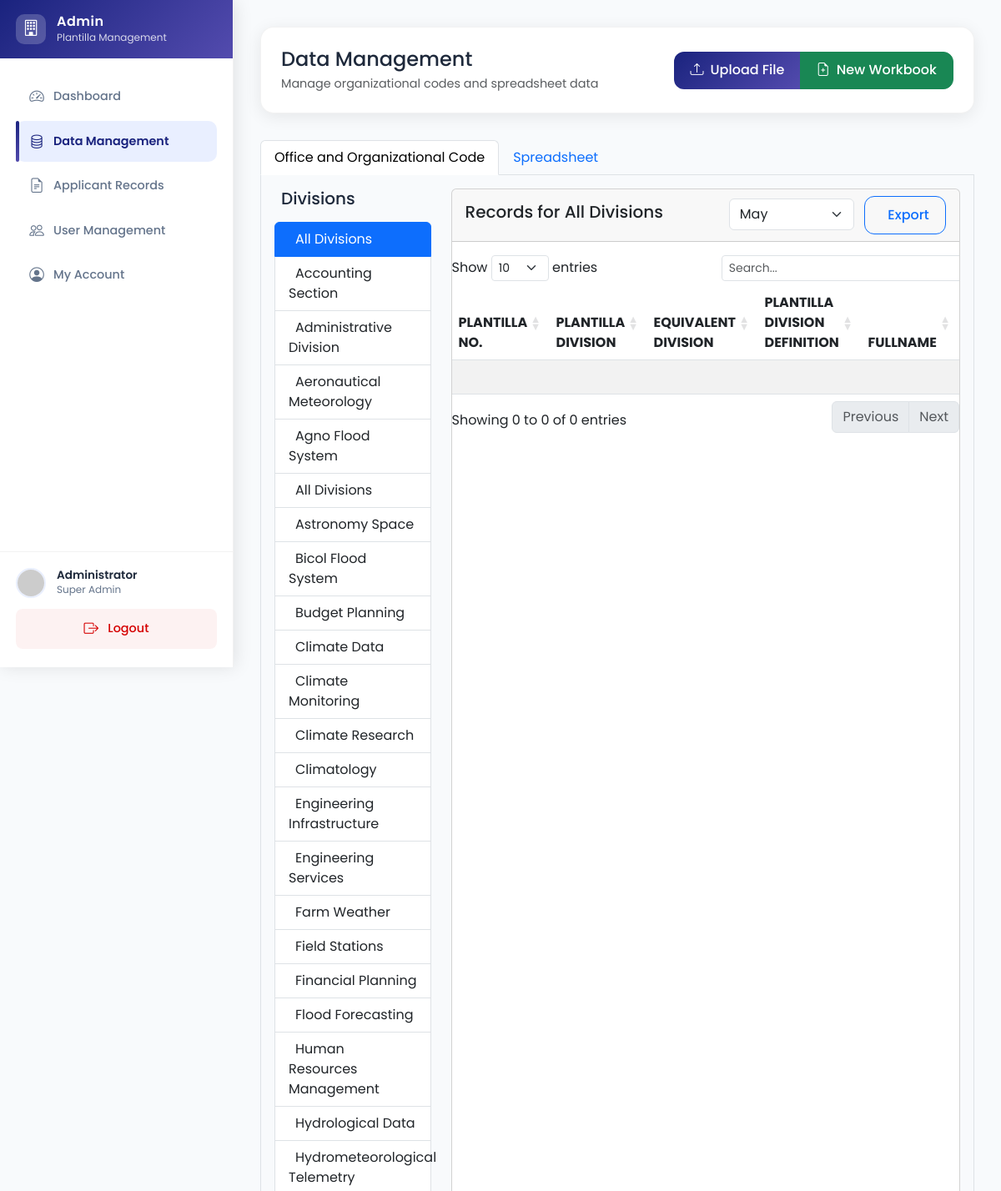
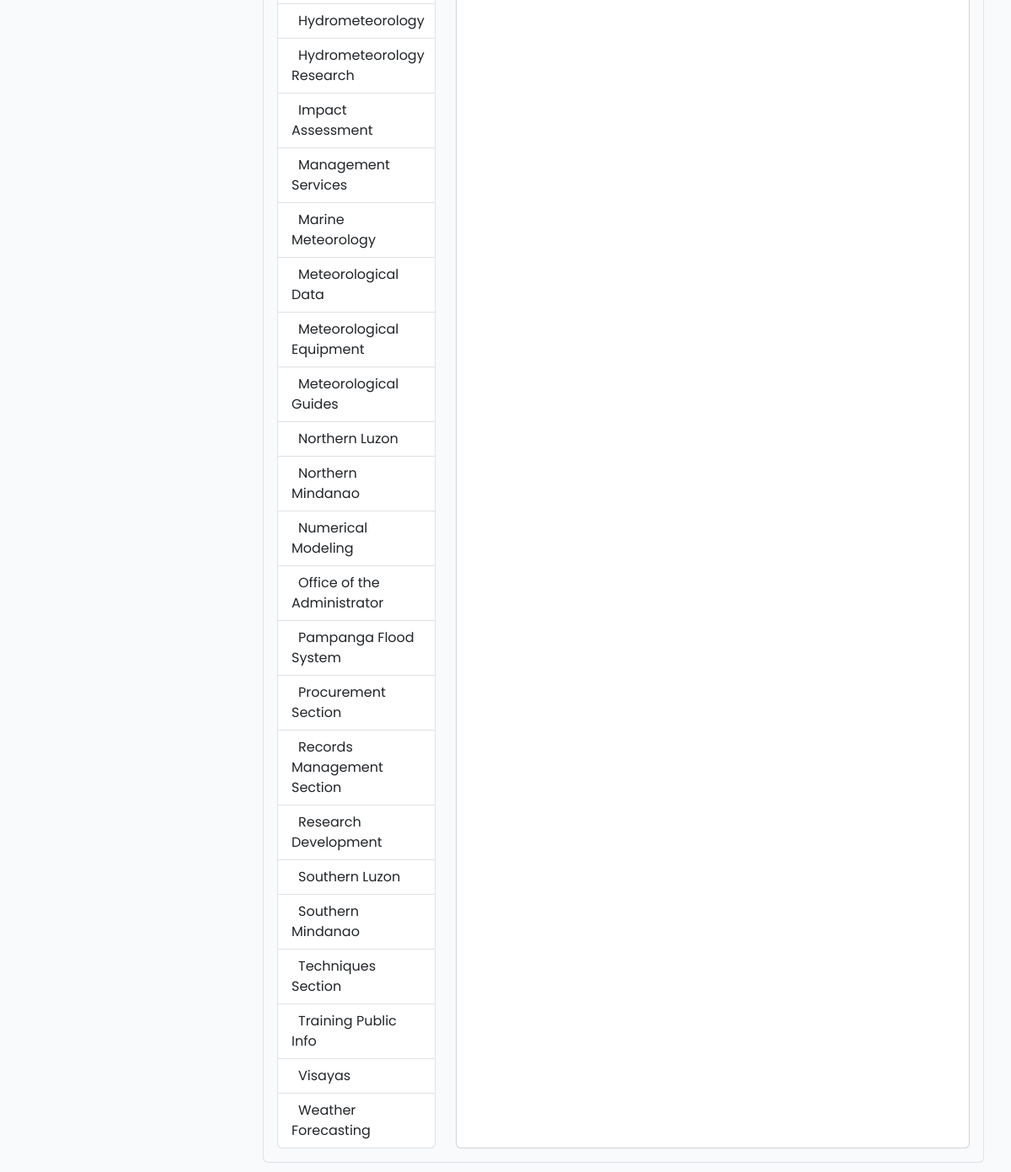
The app's page /admin/data_management.php (signed in) with its own data (2 pictures, top to bottom).
### tables this page shows
CREATE TABLE `divisions` (
  `id` int(11) NOT NULL,
  `code` varchar(20) NOT NULL,
  `name` varchar(255) NOT NULL,
  `description` text DEFAULT NULL,
  `status` enum('active','inactive') NOT NULL DEFAULT 'active',
  `created_by` int(11) DEFAULT NULL,
  `updated_by` int(11) DEFAULT NULL,
  `created_at` timestamp NOT NULL DEFAULT current_timestamp(),
  `updated_at` timestamp NOT NULL DEFAULT current_timestamp() ON UPDATE current_timestamp()
);

### admin/data_management.php (the view, shortened to what this page needs)
<?php
$selected_division = isset($_GET['division']) ? (int)$_GET['division'] : 0;
?>
<!DOCTYPE html>
<html lang="en">
<head>
    <link href="https://cdn.jsdelivr.net/npm/bootstrap@5.3.0/dist/css/bootstrap.min.css" rel="stylesheet">
    <link rel="stylesheet" href="https://cdn.jsdelivr.net/npm/bootstrap-icons@1.11.0/font/bootstrap-icons.css">
    <link href="https://cdn.datatables.net/1.13.6/css/dataTables.bootstrap5.min.css" rel="stylesheet">
    <link rel="stylesheet" href="../assets/css/styles.css">
    <link rel="stylesheet" href="https://cdn.jsdelivr.net/npm/sweetalert2@11.7.32/dist/sweetalert2.min.css">
  <?php include '../assets/css/user_management.php'; ?>
</head>
<body>
    <div class="sidebar" id="sidebar">
        <div class="sidebar-header">
            <div class="logo">
                <i class="bi bi-building"></i>
            </div>
            <div class="title">
                <h4>Admin</h4>
                <p>Plantilla Management</p>
            </div>
        </div>
        <div class="sidebar-content">
            <ul class="nav flex-column">
                <li class="nav-item">
                    <a class="nav-link" href="dashboard.php">
                        <i class="bi bi-speedometer2"></i>
                        <span>Dashboard</span>
                    </a>
                </li>
                <li class="nav-item">
                    <a class="nav-link active" href="data_management.php">
                        <i class="bi bi-database"></i>
                        <span>Data Management</span>
                    </a>
                </li>
                <li class="nav-item">
                    <a class="nav-link" href="applicant_records.php">
                        <i class="bi bi-file-earmark-text"></i>
                        <span>Applicant Records</span>
                    </a>
                </li>
                <li class="nav-item">
                    <a class="nav-link" href="user_management.php">
                        <i class="bi bi-people"></i>
                        <span>User Management</span>
                    </a>
                </li>
                <li class="nav-item">
                    <a class="nav-link" href="my_account.php">
                        <i class="bi bi-person-circle"></i>
                        <span>My Account</span>
                    </a>
                </li>
            </ul>
        </div>
        <div class="sidebar-footer">
            <div class="user-info">
                <img src="https://ui-avatars.com/api/?name=Admin&background=2962FF&color=fff" alt="Admin">
                <div class="user-details">
                    <h6>Administrator</h6>
                    <p>Super Admin</p>
                </div>
            </div>
            <div class="logout-btn">
            <a class="nav-link" onclick="return confirm('Are you sure you want to logout?')" href="logout.php">
                    <i class="bi bi-box-arrow-right"></i>
                    <span>Logout</span>
                </a>
            </div>
        </div>
    </div>
    <div class="main-content">
        <div class="dashboard-header">
            <div class="d-flex justify-content-between align-items-center">
                <div>
                    <h2 class="mb-1">Data Management</h2>
                    <p class="text-muted mb-0">Manage organizational codes and spreadsheet data</p>
                </div>
                <div class="btn-group">
                    <button class="btn btn-primary" data-bs-toggle="modal" data-bs-target="#uploadModal">
                        <i class="bi bi-upload me-2"></i>Upload File
                    </button>
                    <button class="btn btn-success" id="newWorkbookBtn">
                        <i class="bi bi-file-earmark-plus me-2"></i>New Workbook
                    </button>
                </div>
            </div>
        </div>
        <ul class="nav nav-tabs mt-3" id="dataManagementTabs" role="tablist">
            <li class="nav-item" role="presentation">
                <button class="nav-link active" id="office-tab" data-bs-toggle="tab" data-bs-target="#office" type="button" role="tab">
                    Office and Organizational Code
                </button>
            </li>
            <li class="nav-item" role="presentation">
                <button class="nav-link" id="spreadsheet-tab" data-bs-toggle="tab" data-bs-target="#spreadsheet" type="button" role="tab">
                    Spreadsheet
                </button>
            </li>
        </ul>
        <div class="tab-content p-3 border border-top-0 rounded-bottom" id="dataManagementTabsContent">
            <div class="tab-pane fade show active" id="office" role="tabpanel">
                <div class="row">
                    <div class="col-md-3 division-list">
                        <h5 class="mb-3"><i class="fas fa-sitemap me-2"></i>Divisions</h5>
                        <div class="list-group">
                            <?php
                            $divisions_result = $conn->query("SELECT * FROM divisions ORDER BY name");
                            $all_divisions = [];
                            while ($row = $divisions_result->fetch_assoc()) {
                                $all_divisions[] = $row;
                            }
                            ?>
                            <a href="?division=0"
                               class="list-group-item list-group-item-action division-item <?= $selected_division == 0 ? 'active' : '' ?>"
                               data-division-id="0">
                                <i class="fas fa-layer-group me-2"></i>All Divisions
                            </a>
                            <?php foreach ($all_divisions as $division): ?>
                            <a href="?division=<?= $division['id'] ?>"
                               class="list-group-item list-group-item-action division-item <?= $selected_division == $division['id'] ? 'active' : '' ?>"
                               data-division-id="<?= $division['id'] ?>">
                                <i class="fas fa-building me-2"></i><?= htmlspecialchars($division['name']) ?>
                            </a>
                            <?php endforeach; ?>
                        </div>
                    </div>
                    <div class="col-md-9">
                        <div class="card h-100">
                            <div class="card-header d-flex justify-content-between align-items-center mb-3">
                                <h5>Records for <?= $selected_division == 0 ? 'All Divisions' : getDivisionName($selected_division) ?></h5>
                                <div>
                                    <select id="monthFilter" class="form-select me-2" style="width: 150px; display: inline-block;">
                                        <?php
                                        $months = ['January', 'February', 'March', 'April', 'May', 'June',
                                                  'July', 'August', 'September', 'October', 'November', 'December'];
                                        foreach ($months as $index => $month): ?>
                                        <option value="<?= $index + 1 ?>" <?= date('n') == $index + 1 ? 'selected' : '' ?>>
                                            <?= $month ?>
                                        </option>
                                        <?php endforeach; ?>
                                    </select>
                                    <button class="btn btn-outline-primary" id="exportBtn">
                                        <i class="fas fa-download me-2"></i>Export
                                    </button>
                                </div>
                            </div>
                            <div class="card-body p-0">
                                <div class="table-responsive">
                                    <table class="table table-striped table-hover" id="recordsTable">
                                        <thead>
                                            <tr>
                                                <th>PLANTILLA NO.</th>
                                                <th>PLANTILLA DIVISION</th>
                                                <th>EQUIVALENT DIVISION</th>
                                                <th>PLANTILLA DIVISION DEFINITION</th>
                                                <th>FULLNAME</th>
                                            </tr>
                                        </thead>
                                        <tbody>
                                        </tbody>
                                    </table>
                                </div>
                            </div>
                        </div>
                    </div>
                </div>
            </div>
        </div>
    </div>
    <link rel="stylesheet" href="https://cdnjs.cloudflare.com/ajax/libs/jexcel/4.9.0/css/jquery.jexcel.min.css" />
    <link rel="stylesheet" href="https://cdn.jsdelivr.net/npm/handsontable/dist/handsontable.full.min.css">
</body>
</html>

### assets/css/styles.css (style rules this page uses)
:root { --primary-color: #1A237E; --primary-light: #534bae; --primary-dark: #000051; --secondary-color: #2962FF; --secondary-light: #768fff; --secondary-dark: #0039cb; --success-color: #00C853; --success-light: #5efc82; --success-dark: #009624; --warning-color: #FF6D00; --warning-light: #ff9e40; --warning-dark: #c43c00; --danger-color: #D50000; --danger-light: #ff5131; --danger-dark: #9b0000; --sidebar-width: 280px; --header-height: 70px; --card-shadow: 0 4px 20px rgba(0, 0, 0, 0.08); --hover-shadow: 0 8px 30px rgba(0, 0, 0, 0.12); --gradient-primary: linear-gradient(135deg, var(--primary-color) 0%, var(--primary-light) 100%); --gradient-secondary: linear-gradient(135deg, var(--secondary-color) 0%, var(--secondary-light) 100%); --gradient-success: linear-gradient(135deg, var(--success-color) 0%, var(--success-light) 100%); --gradient-warning: linear-gradient(135deg, var(--warning-color) 0%, var(--warning-light) 100%); --gradient-danger: linear-gradient(135deg, var(--danger-color) 0%, var(--danger-light) 100%); }
body { font-family: 'Poppins', sans-serif; background-color: #f8fafc; color: #1e293b; }
.sidebar { min-height: 100vh; background: #ffffff; color: #1e293b; transition: all 0.3s cubic-bezier(0.4, 0, 0.2, 1); position: fixed; width: var(--sidebar-width); z-index: 1000; box-shadow: 2px 0 20px rgba(0, 0, 0, 0.1); border-right: 1px solid rgba(0, 0, 0, 0.05); display: flex; flex-direction: column; }
.sidebar-header { height: var(--header-height); padding: 1.2rem; background: var(--gradient-primary); color: white; display: flex; align-items: center; gap: 0.8rem; }
.sidebar-header .logo { width: 36px; height: 36px; background: rgba(255, 255, 255, 0.2); border-radius: 10px; display: flex; align-items: center; justify-content: center; font-size: 1.2rem; }
.sidebar-header h4 { margin: 0; font-weight: 600; font-size: 1rem; letter-spacing: 0.5px; }
.sidebar-header p { margin: 0; font-size: 0.75rem; opacity: 0.8; }
.sidebar-content { flex: 1; padding: 1.2rem; overflow-y: auto; }
.sidebar .nav-link { color: #64748b; padding: 0.7rem 1rem; margin: 0.15rem 0; border-radius: 10px; transition: all 0.3s cubic-bezier(0.4, 0, 0.2, 1); font-weight: 500; position: relative; display: flex; align-items: center; gap: 0.7rem; font-size: 0.9rem; }
.sidebar .nav-link::before { content: ''; position: absolute; left: 0; width: 4px; height: 100%; background: var(--gradient-primary); border-radius: 2px; transform: scaleX(0); transition: transform 0.3s cubic-bezier(0.4, 0, 0.2, 1); }
.sidebar .nav-link.active { background: rgba(41, 98, 255, 0.1); color: var(--primary-color); font-weight: 600; }
.sidebar .nav-link.active::before { transform: scaleX(1); }
.sidebar .nav-link i { font-size: 1.1rem; transition: transform 0.3s cubic-bezier(0.4, 0, 0.2, 1); }
.sidebar .nav-link.active i { color: var(--primary-color); }
.sidebar-footer { padding: 1.2rem; border-top: 1px solid rgba(0, 0, 0, 0.05); }
.sidebar-footer .user-info { display: flex; align-items: center; gap: 0.8rem; margin-bottom: 0.8rem; }
.sidebar-footer .user-info img { width: 36px; height: 36px; border-radius: 50%; border: 2px solid rgba(41, 98, 255, 0.1); }
.sidebar-footer .user-details h6 { margin: 0; font-weight: 600; font-size: 0.85rem; }
.sidebar-footer .user-details p { margin: 0; font-size: 0.75rem; color: #64748b; }
.sidebar-footer .logout-btn { width: 100%; }
.sidebar-footer .logout-btn .nav-link { color: var(--danger-color); justify-content: center; padding: 0.7rem; border-radius: 8px; background: rgba(213, 0, 0, 0.05); font-size: 0.9rem; }
.sidebar-footer .logout-btn .nav-link i { color: var(--danger-color); }
.main-content { margin-left: var(--sidebar-width); padding: 2rem; min-height: 100vh; transition: all 0.3s cubic-bezier(0.4, 0, 0.2, 1); }
.dashboard-header { background: white; padding: 1.5rem; border-radius: 16px; box-shadow: var(--card-shadow); margin-bottom: 2rem; backdrop-filter: blur(10px); border: 1px solid rgba(0, 0, 0, 0.05); }
.btn { border-radius: 12px; padding: 0.6rem 1.2rem; font-weight: 500; transition: all 0.3s cubic-bezier(0.4, 0, 0.2, 1); }
.btn-primary { background: var(--gradient-primary); border: none; color: white; }
.dashboard-header h2 { font-size: 1.5rem; margin-bottom: 0.5rem; }
.dashboard-header p { font-size: 0.9rem; }

### records on screen
divisions: name "Accounting Section"
divisions: name "Administrative Division"
divisions: name "Aeronautical Meteorology"
divisions: name "Agno Flood System"
divisions: name "All Divisions"
divisions: name "Astronomy Space"
divisions: name "Bicol Flood System"
divisions: name "Budget Planning"
divisions: name "Climate Data"
divisions: name "Climate Monitoring"
divisions: name "Climate Research"
divisions: name "Climatology"
divisions: name "Engineering Infrastructure"
divisions: name "Engineering Services"
divisions: name "Farm Weather"
divisions: name "Field Stations"
divisions: name "Financial Planning"
divisions: name "Flood Forecasting"
divisions: name "Human Resources Management"
divisions: name "Hydrological Data"
divisions: name "Hydrometeorological Telemetry"
divisions: name "Hydrometeorology"
divisions: name "Hydrometeorology Research"
divisions: name "Impact Assessment"
divisions: name "Management Services"
divisions: name "Marine Meteorology"
divisions: name "Meteorological Data"
divisions: name "Meteorological Equipment"
divisions: name "Meteorological Guides"
divisions: name "Northern Luzon"
divisions: name "Northern Mindanao"
divisions: name "Numerical Modeling"
divisions: name "Office of the Administrator"
divisions: name "Pampanga Flood System"
divisions: name "Procurement Section"
divisions: name "Records Management Section"
divisions: name "Research Development"
divisions: name "Southern Luzon"
divisions: name "Southern Mindanao"
divisions: name "Techniques Section"
divisions: name "Training Public Info"
divisions: name "Visayas"
divisions: name "Weather Forecasting"

### other values on screen
form field value "May"
